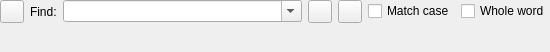
<?xml version="1.0" encoding="UTF-8"?>
<ui version="4.0">
 <class>SearchWidgetLine</class>
 <widget class="QWidget" name="SearchWidgetLine">
  <property name="geometry">
   <rect>
    <x>0</x>
    <y>0</y>
    <width>550</width>
    <height>52</height>
   </rect>
  </property>
  <property name="windowTitle">
   <string>Find</string>
  </property>
  <layout class="QVBoxLayout" name="verticalLayout">
   <property name="leftMargin">
    <number>0</number>
   </property>
   <property name="topMargin">
    <number>0</number>
   </property>
   <property name="rightMargin">
    <number>0</number>
   </property>
   <property name="bottomMargin">
    <number>0</number>
   </property>
   <item>
    <layout class="QHBoxLayout" name="horizontalLayout">
     <item>
      <widget class="QToolButton" name="closeButton">
       <property name="toolTip">
        <string>Press to close the window</string>
       </property>
       <property name="text">
        <string/>
       </property>
      </widget>
     </item>
     <item>
      <widget class="QLabel" name="label">
       <property name="text">
        <string>Find:</string>
       </property>
      </widget>
     </item>
     <item>
      <widget class="QComboBox" name="findtextCombo">
       <property name="sizePolicy">
        <sizepolicy hsizetype="Expanding" vsizetype="Fixed">
         <horstretch>0</horstretch>
         <verstretch>0</verstretch>
        </sizepolicy>
       </property>
       <property name="minimumSize">
        <size>
         <width>200</width>
         <height>0</height>
        </size>
       </property>
       <property name="editable">
        <bool>true</bool>
       </property>
       <property name="insertPolicy">
        <enum>QComboBox::InsertAtTop</enum>
       </property>
       <property name="duplicatesEnabled">
        <bool>false</bool>
       </property>
      </widget>
     </item>
     <item>
      <widget class="QToolButton" name="findPrevButton">
       <property name="toolTip">
        <string>Press to find the previous occurrence</string>
       </property>
      </widget>
     </item>
     <item>
      <widget class="QToolButton" name="findNextButton">
       <property name="toolTip">
        <string>Press to find the next occurrence</string>
       </property>
      </widget>
     </item>
     <item>
      <widget class="QCheckBox" name="caseCheckBox">
       <property name="text">
        <string>Match case</string>
       </property>
      </widget>
     </item>
     <item>
      <widget class="QCheckBox" name="wordCheckBox">
       <property name="text">
        <string>Whole word</string>
       </property>
      </widget>
     </item>
    </layout>
   </item>
   <item>
    <widget class="QLabel" name="statusLabel">
     <property name="text">
      <string/>
     </property>
     <property name="wordWrap">
      <bool>true</bool>
     </property>
    </widget>
   </item>
  </layout>
 </widget>
 <tabstops>
  <tabstop>findtextCombo</tabstop>
  <tabstop>caseCheckBox</tabstop>
  <tabstop>wordCheckBox</tabstop>
  <tabstop>findNextButton</tabstop>
  <tabstop>findPrevButton</tabstop>
  <tabstop>closeButton</tabstop>
 </tabstops>
 <resources/>
 <connections/>
</ui>
